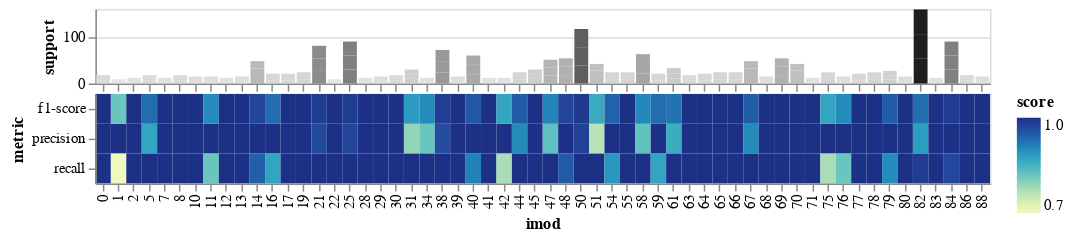
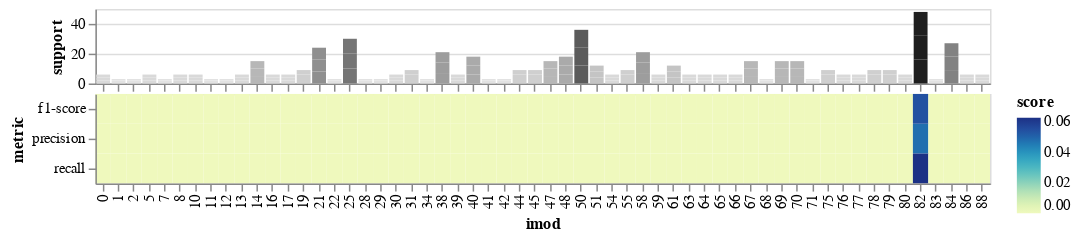

Source (notebook cell) for these figures, in order:
### Code cell
cls_full_train_df = view_cls_report(net_stratsplit,Xtrain_strat,ytrain_strat,imods_filt)
cls_test_df = view_cls_report(net_stratsplit,Xtest_strat,ytest_strat,imods_filt)

### Figure 1 — Vega-Lite specification as saved in the notebook (floating-point values rounded to 4 significant figures; data arrays with more than 128 entries replaced by an {"elided": "..."} marker saying what was removed)
{"config": {"view": {"continuousWidth": 400, "continuousHeight": 300}, "concat": {"spacing": 0}}, "vconcat": [{"mark": "bar", "encoding": {"color": {"type": "quantitative", "field": "support", "legend": null, "scale": {"scheme": "greys"}}, "tooltip": [{"type": "quantitative", "field": "support"}], "x": {"type": "ordinal", "axis": {"labels": false}, "field": "imod", "title": ""}, "y": {"type": "quantitative", "field": "support"}}, "height": 50, "width": 600}, {"mark": "rect", "encoding": {"color": {"type": "quantitative", "field": "score"}, "tooltip": [{"type": "nominal", "field": "metric"}, {"type": "quantitative", "field": "score"}], "x": {"type": "ordinal", "field": "imod"}, "y": {"type": "ordinal", "field": "metric"}}, "width": 600}], "data": {"name": "data-36c16c4d27f998f9e6d77f8a3f773c6b"}, "resolve": {"scale": {"color": "independent"}}, "$schema": "https://vega.github.io/schema/vega-lite/v4.8.1.json", "datasets": {"data-36c16c4d27f998f9e6d77f8a3f773c6b": {"elided": "174 records"}}}

### Figure 2 — Vega-Lite specification as saved in the notebook (floating-point values rounded to 4 significant figures; data arrays with more than 128 entries replaced by an {"elided": "..."} marker saying what was removed)
{"config": {"view": {"continuousWidth": 400, "continuousHeight": 300}, "concat": {"spacing": 0}}, "vconcat": [{"mark": "bar", "encoding": {"color": {"type": "quantitative", "field": "support", "legend": null, "scale": {"scheme": "greys"}}, "tooltip": [{"type": "quantitative", "field": "support"}], "x": {"type": "ordinal", "axis": {"labels": false}, "field": "imod", "title": ""}, "y": {"type": "quantitative", "field": "support"}}, "height": 50, "width": 600}, {"mark": "rect", "encoding": {"color": {"type": "quantitative", "field": "score"}, "tooltip": [{"type": "nominal", "field": "metric"}, {"type": "quantitative", "field": "score"}], "x": {"type": "ordinal", "field": "imod"}, "y": {"type": "ordinal", "field": "metric"}}, "width": 600}], "data": {"name": "data-3c75adb37ca0407b3a9268c3206de05b"}, "resolve": {"scale": {"color": "independent"}}, "$schema": "https://vega.github.io/schema/vega-lite/v4.8.1.json", "datasets": {"data-3c75adb37ca0407b3a9268c3206de05b": {"elided": "174 records"}}}
